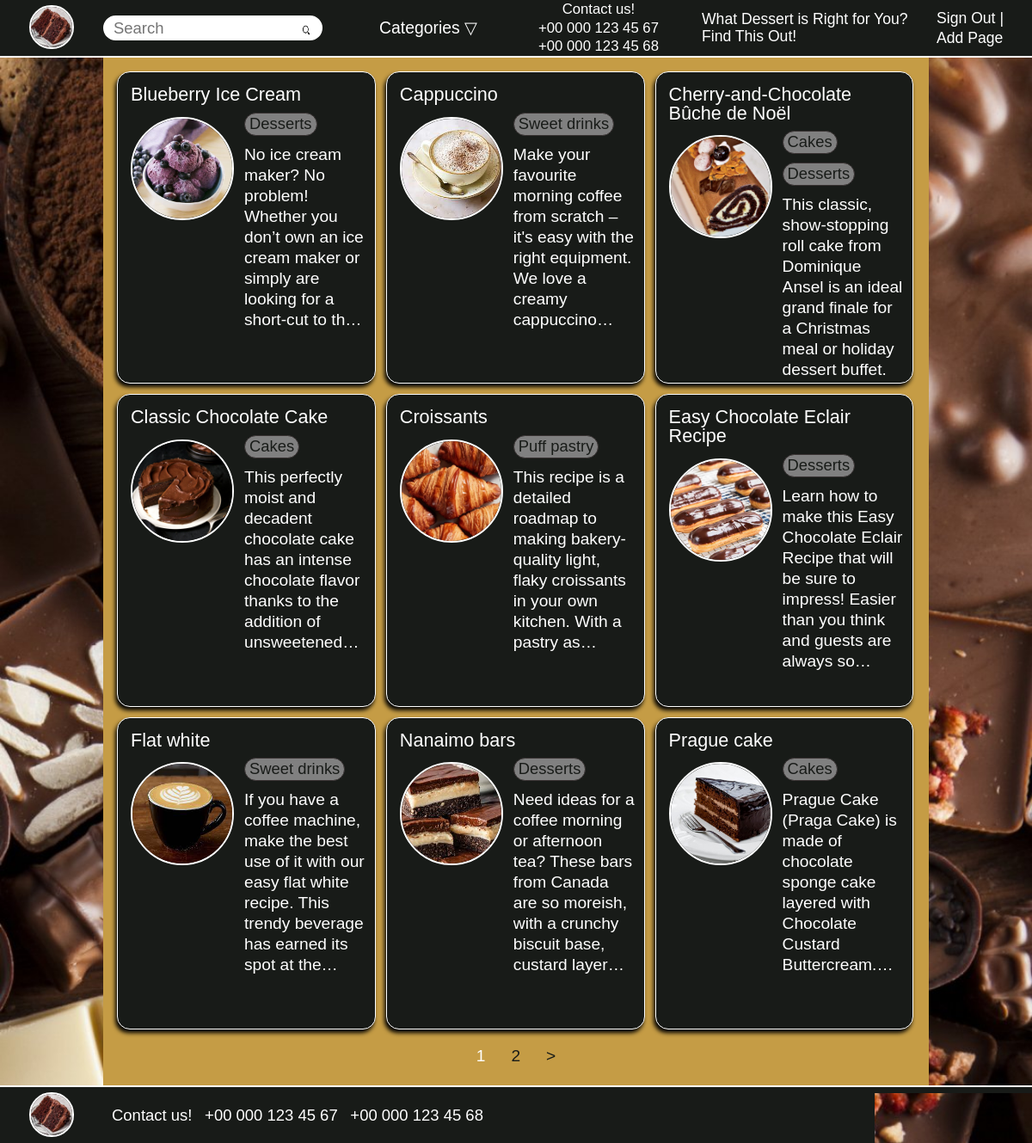
The app's page / (signed in) with its own data.
### recipes/models.py (models this page shows, shortened)
class Recipes(models.Model):
    title = models.CharField(max_length=255)
    slug = models.SlugField(max_length=255, unique=True, db_index=True)
    description = models.TextField()
    recipe = models.TextField()
    photo = models.ImageField(upload_to='photos/%Y/%m/%d/')
    time_create = models.TimeField(auto_now_add=True)
    time_update = models.TimeField(auto_now=True)
    is_published = models.BooleanField(default=True)
    cat = models.ManyToManyField(Category,)
    class Meta:
        verbose_name = 'Recipes'
        verbose_name_plural = 'Recipes'
        ordering = ['title', 'time_create']
    def get_absolute_url(self):
        return reverse('show_recipe', kwargs={'rec_slug': self.slug})

class Category(models.Model):
    name = models.CharField(max_length=255)
    slug = models.SlugField(max_length=255, unique=True, db_index=True)
    def get_absolute_url(self):
        return reverse('show_category', kwargs={'cat_slug': self.slug})
    class Meta:
        verbose_name = 'Category'
        verbose_name_plural = 'Categories'
        ordering = ['id', 'name']

### recipes/views.py (the view)
# urls.py: path('', MainPage.as_view(), name='home'),
class MainPage(DataMixin, ListView):
    model = Recipes
    template_name = 'recipes/main.html'
    context_object_name = 'recipes'
    def get_queryset(self):
        return Recipes.objects.filter(is_published=True)
    def get_context_data(self, *, object_list=None, **kwargs):
        context = super().get_context_data(**kwargs)
        c_def = self.get_user_context()
        return dict(list(c_def.items()) + list(context.items()))

### recipes/templatetags/tags.py (called while the page is built)
@register.simple_tag()
def category():
    return Category.objects.all()

### recipes/utils.py (called while the page is built)
    def get_user_context(self, **kwargs):
        context = kwargs
        context['menu'] = menu
        return context

### recipes/templates/recipes/main.html
{% extends 'recipes/base.html' %}
{% load tags %}
{% block content %}
{% for recipe in recipes %}
<div class="block">
    <a href="{{ recipe.get_absolute_url }}" class="block-title">{{ recipe.title }}</a>
    <div class="block-content">
        {% if recipe.photo %}
        <img src="{{ recipe.photo.url }}" class="block-image" />
        {% endif %}
        {% for category in recipe.cat.all %}
        <div class="block-categories">
            <a href="{{ category.get_absolute_url }}">{{ category.name }}</a>
        </div>
        {% endfor %}
        <p>
            {{ recipe.description|linebreaks|truncatewords:50 }}
        </p>
    </div>
</div>
{% endfor %}
{% endblock %}

### recipes/static/recipes/css/index.css (style rules this page uses)
*, *::before, *::after { padding: 0; margin: 0; border: 0; box-sizing: border-box; }
.logo, .categories-menu, .categories-list, .search-bar, .quiz-button, .sign-in-button, .block-image { user-select: none; }
.block { padding: 10px; background-color: rgb(24, 27, 24); max-width: 32%; height: 18.7rem; border: 1px solid #fff; float: left; margin: 0.6%; border-radius: 15px; box-shadow: -2px 4px 5px #000; cursor: default; }
.block p { display: block; overflow: hidden; text-overflow: ellipsis; display: -webkit-box; -webkit-box-orient: vertical; -webkit-line-clamp: 8; font-size: 120%; line-height: 1.25; }
.block-title { display: block; font-size: 150%; margin: 10px 0px 10px 5px; cursor: pointer; text-decoration: none; color: #FFF; width: fit-content; }
.block-categories { display: inline-block; background-color: grey; border-radius: 20px; border: 1px solid rgb(56, 50, 50); height: 20px; max-width: 150px; padding: 3px 5px 22px 5px; margin: 5px 5px 10px 5px; overflow: hidden; font-size: 120%; }
.block-image { width: 150px; height: 150px; border: 1px solid #FFF; float: left; border-radius: 50%; margin: 5px 12px 5px 5px; }
.paginator ul, a { color: rgb(24, 27, 24); text-decoration: none; list-style: none; }
@media (max-width: 1600px) { .block { height: 24.5rem; margin: 10px; max-width: 31%; } }
@media (max-width: 1600px) { .block p { -webkit-line-clamp: 9; } }
@media (max-width: 1400px) { .block-title { font-size: 140%; } }
@media (max-width: 1350px) { .block { height: 21.7rem; max-width: 31.8%; margin: 7.6px; } }
@media (max-width: 1350px) { .block p { -webkit-line-clamp: 9; } }
@media (max-width: 1350px) { .block-image { width: 120px; height: 120px; } }
@media (max-width: 1350px) { .block-categories { margin: 0 5px 7px 0px; } }
@media (max-width: 1350px) { .block-title { font-size: 130%; margin: 0px 0px 4px 5px; } }
@media (max-width: 1300px) { .block { height: 21.7rem; max-width: 31.85%; margin: 7px; } }
@media (max-width: 1300px) { .block-title { font-size: 135%; margin: 5px 5px 10px 5px; } }
@media (max-width: 1300px) { .block-categories { font-size: 115%; } }
@media (max-width: 1300px) { .block p { -webkit-line-clamp: 8; } }
@media (max-width: 1300px) { .block-image { width: 130px; height: 130px; border: 2px solid #FFF; margin-bottom: 7px; } }
@media (max-width: 1250px) { .block { height: 22.7rem; max-width: 32%; margin: 6px; } }
@media (max-width: 1250px) { .block-image { width: 120px; height: 120px; } }
@media (max-width: 1250px) { .block p { -webkit-line-clamp: 9; } }

### records on screen
Recipes: title "Blueberry Ice Cream", photo (picture), description "No ice cream maker? No problem! Whether you don’t own an ice cream maker or simply are looking for a short-cut to…"
Category: name "Desserts"
Recipes: title "Cappuccino", photo (picture), description "Make your favourite morning coffee from scratch – it's easy with the right equipment. We love a creamy…"
Category: name "Sweet drinks"
Recipes: title "Cherry-and-Chocolate Bûche de Noël", photo (picture), description "This classic, show-stopping roll cake from Dominique Ansel is an ideal grand finale for a Christmas meal or holiday dessert buffet."
Category: name "Cakes"
Recipes: title "Classic Chocolate Cake", photo (picture), description "This perfectly moist and decadent chocolate cake has an intense chocolate flavor thanks to the addition of…"
Recipes: title "Croissants", photo (picture), description "This recipe is a detailed roadmap to making bakery-quality light, flaky croissants in your own kitchen. With a pastry…"
Category: name "Puff pastry"
Recipes: title "Easy Chocolate Eclair Recipe", photo (picture), description "Learn how to make this Easy Chocolate Eclair Recipe that will be sure to impress! Easier than you think and guests are always…"
Recipes: title "Flat white", photo (picture), description "If you have a coffee machine, make the best use of it with our easy flat white recipe. This trendy beverage has earned its spot at…"
Recipes: title "Nanaimo bars", photo (picture), description "Need ideas for a coffee morning or afternoon tea? These bars from Canada are so moreish, with a crunchy biscuit base, custard…"
Recipes: title "Prague cake", photo (picture), description "Prague Cake (Praga Cake) is made of chocolate sponge cake layered with Chocolate Custard…"

### other values on screen
{{ m.title }} "Add Page"
{{ p }} "1"
{{ p }} "2"
